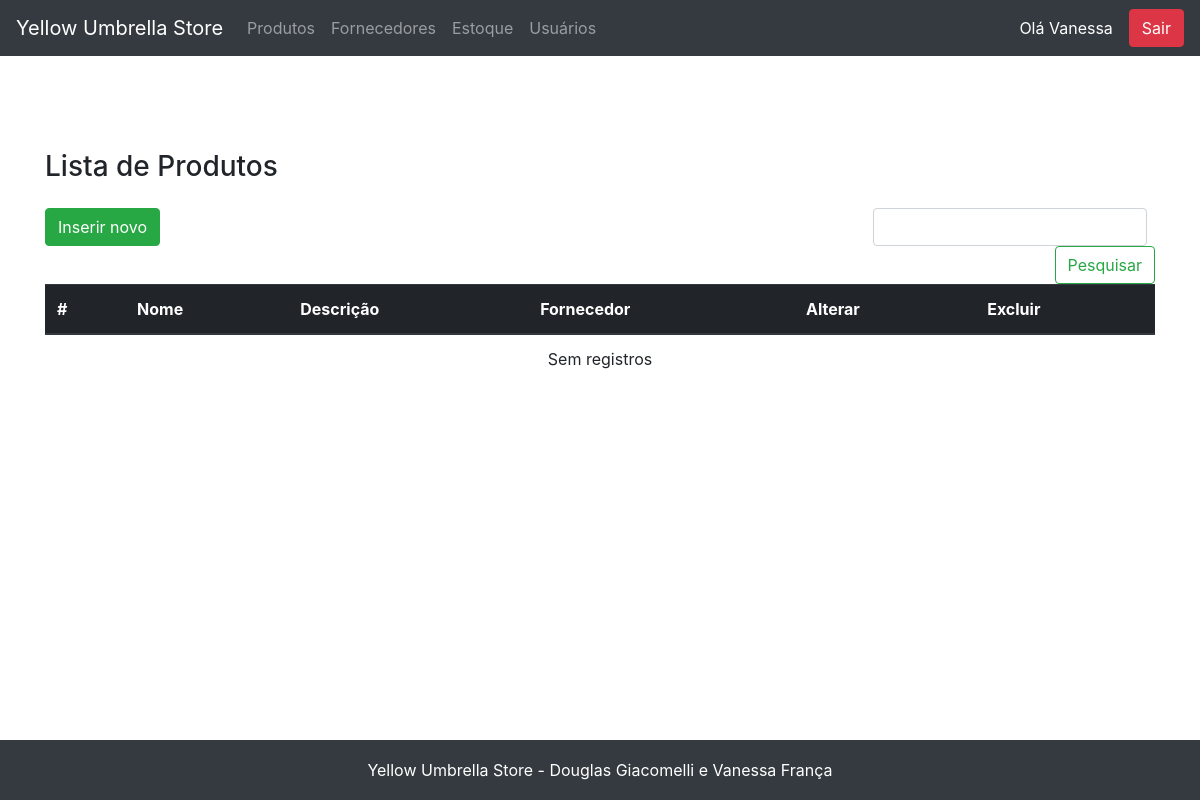
The app's page /produto/view_produtos.php (signed in), older data.
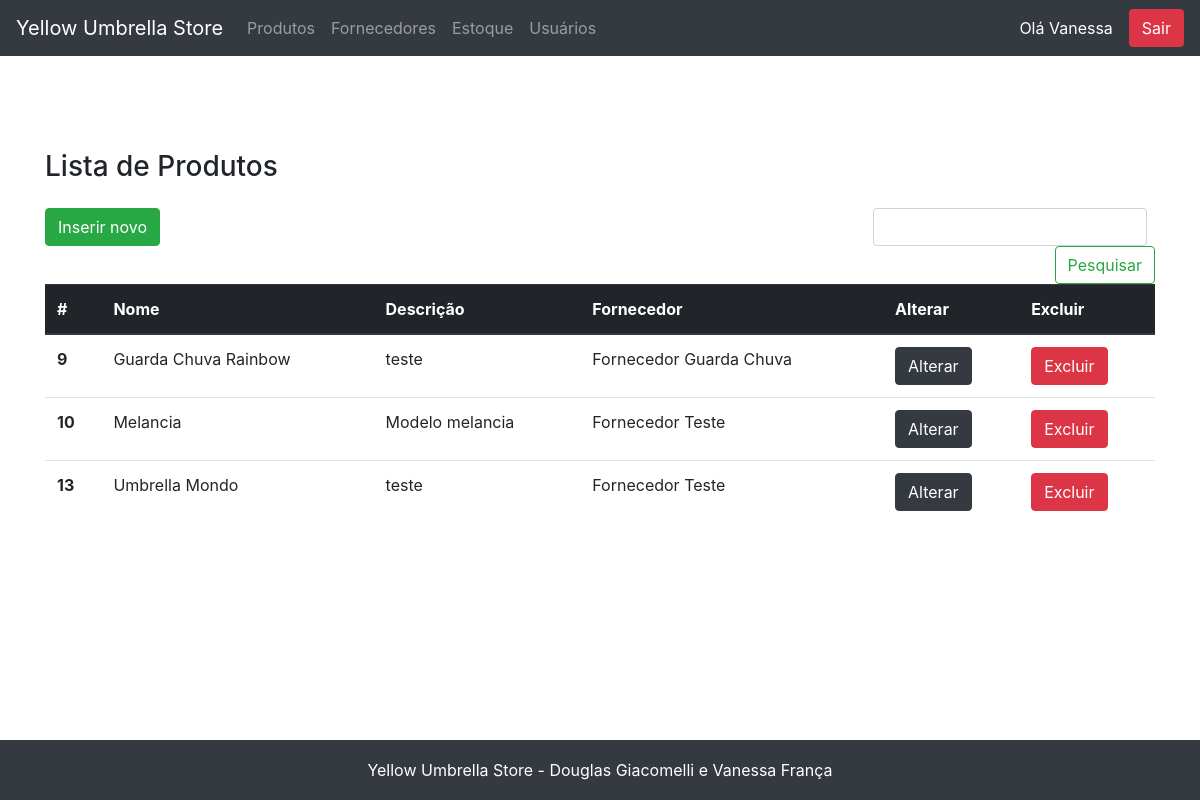
The same page, newer data.
### tables this page shows
CREATE TABLE `produto` (
  `id` int NOT NULL AUTO_INCREMENT,
  `nome` varchar(255) NOT NULL,
  `descricao` text NOT NULL,
  `imagem` varchar(255) NOT NULL,
  `fornecedor_id` int DEFAULT NULL,
  PRIMARY KEY (`id`),
  KEY `fornecedor_id` (`fornecedor_id`),
  CONSTRAINT `produto_ibfk_1` FOREIGN KEY (`fornecedor_id`) REFERENCES `fornecedor` (`id`)
);

CREATE TABLE `fornecedor` (
  `id` int NOT NULL AUTO_INCREMENT,
  `nome` varchar(255) NOT NULL,
  `descricao` text NOT NULL,
  `email` varchar(255) NOT NULL,
  `telefone` varchar(255) NOT NULL,
  PRIMARY KEY (`id`)
);

### fachada.php (called while the page is built, shortened)
<?php
include_once('model/Produto.php');
include_once('dao/mysql/MysqlDaoFactory.php');
$factory = new MysqlDaofactory();
?>

### dao/mysql/MysqlDaoFactory.php (called while the page is built, shortened)
<?php
include_once('MysqlProdutoDao.php');
class MysqlDaofactory extends DaoFactory {
    private $host = "localhost";
    private $db_name = "web2";
    private $port = "3306";
    private $username = "root";
    private $password = "v6a10fr4nc486";
    public function getConnection(){
        $this->conn = null;
        $dsn="mysql:host=" . $this->host . ";port=" . $this->port . ";dbname=" . $this->db_name;
        try{
            $this->conn = new PDO($dsn, $this->username, $this->password);
      }catch(PDOException $exception){
            echo "Connection error: " . $exception->getMessage() . "\n";
            echo "DSN = " . $dsn;
        }
        return $this->conn;
    }
    public function getProdutoDao() {
        return new MysqlProdutoDao($this->getConnection());
    }
}
?>

### dao/DAO.php (called while the page is built, shortened)
<?php
abstract class DAO {
    public function __construct($conn){
        $this->conn = $conn;
    }
}
?>

### dao/mysql/MysqlProdutoDao.php (called while the page is built, shortened)
<?php
include_once($_SERVER['DOCUMENT_ROOT'].'/yellow_umbrella/dao/DAO.php');
class MysqlProdutoDao extends DAO implements ProdutoDao {
    private $table_name = 'produto';
    public function buscaTodos() {
        $query = "SELECT
                    p.id, p.nome, p.descricao, p.imagem, fornecedor_id, f.nome as fornecedor_nome
                FROM
                    " . $this->table_name ." p
                    LEFT JOIN fornecedor f on (fornecedor_id = f.id)
                    ORDER BY id ASC";
        $stmt = $this->conn->prepare( $query );
        $stmt->execute();
        $produtos = [];
        while ($row = $stmt->fetch(PDO::FETCH_ASSOC)){
            extract($row);
            $produto = new Produto($id, $nome, $descricao, $imagem, $fornecedor_id, $fornecedor_nome);
            $produtos[] = $produto;
        }
        return $produtos;
    }
}
?>

### model/Produto.php (called while the page is built, shortened)
<?php
class Produto{
    private $id;
    private $nome;
    private $descricao;
    private $fornecedor_nome;
    public function __construct( $id=null, $nome, $descricao, $imagem, $fornecedor_id, $fornecedor_nome=null){
        $this->id=$id;
        $this->nome=$nome;
        $this->descricao=$descricao;
        $this->fornecedor_nome=$fornecedor_nome;
    }
    public function getId() { return intval($this->id); }
    public function getNome() { return $this->nome; }
    public function getDescricao() { return $this->descricao; }
    public function getFornecedorNome() { return $this->fornecedor_nome; }
}
?>

### produto/view_produtos.php (the view, shortened to what this page needs)
<?php
    include "../fachada.php";
    include "../header.php";
    $dao = $factory->getProdutoDao();
    $produtos = $dao->buscaTodos();
    $produtos = (isset($_SESSION["produtos"])) ? ($_SESSION["produtos"]) : ($produtos);
?>
<main role="main" class="container">
    <h3 class="mb-3">Lista de Produtos</h3>
    <div class="row">
        <div class="col-12">
        </div>
        <div class="col-lg-8 col-sm-12">
            <a href="view_cadastro_produto.php" class="btn btn-success mb-2">Inserir novo</a>
        </div>
        <div class="col-lg-4 col-sm-12">
            <form class="form-inline mt-2 mt-md-0 form-search-list" action="<?=$base?>/produto/executa_pesquisa.php" method="POST">
                <input class="form-control mr-sm-2" type="text" name="pesquisa" aria-label="Pesquisar">
                <button class="btn btn-outline-success my-2 my-sm-0" type="submit">Pesquisar</button>
            </form>
        </div>
        <div class="col-12">
        <table class="table table-responsive">
            <thead class="thead-dark">
                <tr>
                <th scope="col">#</th>
                <th scope="col">Nome</th>
                <th scope="col">Descrição</th>
                <th scope="col">Fornecedor</th>
                <th scope="col">Alterar</th>
                <th scope="col">Excluir</th>
                </tr>
            </thead>
            <tbody>
            <?php
                if($produtos){
                    foreach($produtos as $item){
            ?>
                <tr>
                <th scope="row"><?=$item->getID()?></th>
                <td><?=$item->getNome()?></td>
                <td><?=$item->getDescricao()?></td>
                <td><?=$item->getFornecedorNome()?></td>
                <td><a href="view_editar_produto.php?id=<?=$item->getID()?>" class="btn btn-dark">Alterar</button></td>
                <td><a href="exclui_produto.php?id=<?=$item->getID()?>" id="excluiProduto" class="btn btn-danger" onclick="return confirm('Você quer mesmo remover este produto?')">Excluir</button></td>
                </tr>
            <?php
                    }
                }else{
                    echo "<td colspan=6 style='text-align:center;'>Sem registros</td>";
                }
            ?>
            </tbody>
        </table>
        </div>
    </div>
</main>
<?php include "../footer.php"; ?>

### header.php (shortened to what this page needs)
<?php
  $httpProtocol = !isset($_SERVER['HTTPS']) || $_SERVER['HTTPS'] != 'on' ? 'http' : 'https';
  $base = $httpProtocol.'://'.$_SERVER['HTTP_HOST'].'/yellow_umbrella';
?>
<!doctype html>
<html lang="en">
  <head>
    <link href="../assets/bootstrap4/dist/css/bootstrap.min.css" rel="stylesheet">
    <link href="../assets/css/sticky-footer.css" rel="stylesheet">
    <link href="../assets/css/custom.css" rel="stylesheet">
  </head>
  <body>
    <header>
      <nav class="navbar navbar-expand-md navbar-dark fixed-top bg-dark">
        <a class="navbar-brand" href="<?=$base?>/index/view_index.php">Yellow Umbrella Store</a>
        <div class="collapse navbar-collapse" id="navbarCollapse">
          <ul class="navbar-nav mr-auto">
            <?php
              if(isset($_SESSION["id_usuario"]) && trim($_SESSION["id_usuario"]) != ""){
            ?>
                <li class="nav-item">
                  <a class="nav-link" href="<?=$base?>/produto/view_produtos.php">Produtos</a>
                </li>
                <li class="nav-item">
                  <a class="nav-link" href="<?=$base?>/fornecedor/view_fornecedores.php">Fornecedores</a>
                </li>
                <li class="nav-item">
                  <a class="nav-link" href="<?=$base?>/estoque/view_estoque.php">Estoque</a>
                </li>
                <li class="nav-item">
                  <a class="nav-link" href="<?=$base?>/usuario/view_usuarios.php">Usuários</a>
                </li>
            <?php
              }
            ?>
          </ul>
          <?php
            if(isset($_SESSION["id_usuario"]) && trim($_SESSION["id_usuario"]) != ""){
          ?>
            <span class='greetings-user'>Olá <?=$_SESSION["nome_usuario"]?></span>
            <a class="btn btn-danger btn-logout" href="<?=$base?>/login/executa_logout.php" onclick="return confirm('Você quer mesmo sair?')">Sair</a>
          <?php
            }
          ?>
        </div>
      </nav>
    </header>

### footer.php (shortened to what this page needs)
    <footer class="footer bg-dark">
      <div class="container">
        <span class="footer-text">Yellow Umbrella Store - Douglas Giacomelli e Vanessa França</span>
      </div>
    </footer>
  </body>
</html>

### assets/css/sticky-footer.css (style rules this page uses)
html { position: relative; min-height: 100%; }
body { margin-bottom: 60px; }
.footer { position: absolute; bottom: 0; width: 100%; height: 60px; line-height: 60px; background-color: #f5f5f5; }
body > .container { padding: 150px 15px 0; }
.footer > .container { padding-right: 15px; padding-left: 15px; text-align: center; }
.footer-text, .greetings-user { color: #fff; }
.btn-logout { margin-left: 1rem; }
.form-search-list { justify-content: flex-end; }
.table-responsive { display: table; }

### assets/css/custom.css (style rules this page uses)
.footer-text, .greetings-user { color: #fff; }
.btn-logout { margin-left: 1rem; }
.form-search-list { justify-content: flex-end; }
.table-responsive { display: table; }

Row changes from the older to the newer data that the page shows:
added produto: id "9", nome "Guarda Chuva Rainbow", descricao "teste", fornecedor.nome "Fornecedor Guarda Chuva"
added produto: id "10", nome "Melancia", descricao "Modelo melancia", fornecedor.nome "Fornecedor Teste"
added produto: id "13", nome "Umbrella Mondo", descricao "teste", fornecedor.nome "Fornecedor Teste"
Text that changed along with them:
text no longer shown: "Sem registros"
